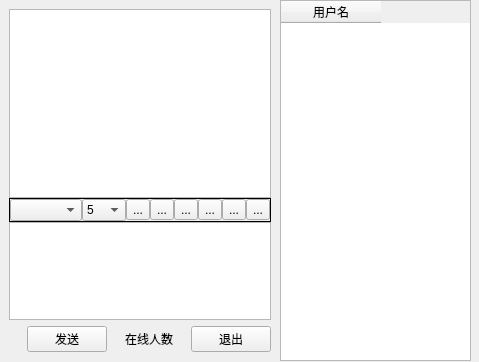
<?xml version="1.0" encoding="UTF-8"?>
<ui version="4.0">
 <class>Widget</class>
 <widget class="QWidget" name="Widget">
  <property name="geometry">
   <rect>
    <x>0</x>
    <y>0</y>
    <width>479</width>
    <height>362</height>
   </rect>
  </property>
  <property name="windowTitle">
   <string>Widget</string>
  </property>
  <widget class="QWidget" name="widget_8" native="true">
   <property name="geometry">
    <rect>
     <x>0</x>
     <y>0</y>
     <width>471</width>
     <height>361</height>
    </rect>
   </property>
   <layout class="QHBoxLayout" name="horizontalLayout_5">
    <property name="spacing">
     <number>0</number>
    </property>
    <property name="leftMargin">
     <number>0</number>
    </property>
    <property name="topMargin">
     <number>0</number>
    </property>
    <property name="rightMargin">
     <number>0</number>
    </property>
    <property name="bottomMargin">
     <number>0</number>
    </property>
    <item>
     <widget class="QWidget" name="exitBtn" native="true">
      <layout class="QVBoxLayout" name="verticalLayout_6">
       <item>
        <widget class="QWidget" name="widget_4" native="true">
         <layout class="QVBoxLayout" name="verticalLayout_5">
          <property name="spacing">
           <number>0</number>
          </property>
          <property name="leftMargin">
           <number>0</number>
          </property>
          <property name="topMargin">
           <number>0</number>
          </property>
          <property name="rightMargin">
           <number>0</number>
          </property>
          <property name="bottomMargin">
           <number>0</number>
          </property>
          <item>
           <layout class="QVBoxLayout" name="verticalLayout_4">
            <item>
             <widget class="QWidget" name="widget_2" native="true">
              <layout class="QVBoxLayout" name="verticalLayout_3">
               <property name="spacing">
                <number>0</number>
               </property>
               <property name="leftMargin">
                <number>0</number>
               </property>
               <property name="topMargin">
                <number>0</number>
               </property>
               <property name="rightMargin">
                <number>0</number>
               </property>
               <property name="bottomMargin">
                <number>0</number>
               </property>
               <item>
                <layout class="QVBoxLayout" name="verticalLayout_2">
                 <item>
                  <widget class="QTextBrowser" name="msgBrowser"/>
                 </item>
                 <item>
                  <widget class="QWidget" name="widget" native="true">
                   <layout class="QHBoxLayout" name="horizontalLayout">
                    <property name="spacing">
                     <number>0</number>
                    </property>
                    <property name="leftMargin">
                     <number>0</number>
                    </property>
                    <property name="topMargin">
                     <number>0</number>
                    </property>
                    <property name="rightMargin">
                     <number>0</number>
                    </property>
                    <property name="bottomMargin">
                     <number>0</number>
                    </property>
                   </layout>
                  </widget>
                 </item>
                 <item>
                  <widget class="QFrame" name="frame_2">
                   <property name="frameShape">
                    <enum>QFrame::Box</enum>
                   </property>
                   <layout class="QVBoxLayout" name="verticalLayout">
                    <property name="spacing">
                     <number>0</number>
                    </property>
                    <property name="leftMargin">
                     <number>0</number>
                    </property>
                    <property name="topMargin">
                     <number>0</number>
                    </property>
                    <property name="rightMargin">
                     <number>0</number>
                    </property>
                    <property name="bottomMargin">
                     <number>0</number>
                    </property>
                    <item>
                     <layout class="QHBoxLayout" name="horizontalLayout_2">
                      <property name="spacing">
                       <number>0</number>
                      </property>
                      <property name="topMargin">
                       <number>0</number>
                      </property>
                      <property name="bottomMargin">
                       <number>0</number>
                      </property>
                      <item>
                       <widget class="QComboBox" name="fontCbx"/>
                      </item>
                      <item>
                       <widget class="QComboBox" name="sizeCbx">
                        <item>
                         <property name="text">
                          <string>5</string>
                         </property>
                        </item>
                        <item>
                         <property name="text">
                          <string>6</string>
                         </property>
                        </item>
                        <item>
                         <property name="text">
                          <string>7</string>
                         </property>
                        </item>
                        <item>
                         <property name="text">
                          <string>8</string>
                         </property>
                        </item>
                        <item>
                         <property name="text">
                          <string>9</string>
                         </property>
                        </item>
                        <item>
                         <property name="text">
                          <string>10</string>
                         </property>
                        </item>
                        <item>
                         <property name="text">
                          <string>11</string>
                         </property>
                        </item>
                       </widget>
                      </item>
                      <item>
                       <widget class="QToolButton" name="boldBtn">
                        <property name="toolTip">
                         <string>加粗</string>
                        </property>
                        <property name="text">
                         <string>...</string>
                        </property>
                        <property name="checkable">
                         <bool>true</bool>
                        </property>
                       </widget>
                      </item>
                      <item>
                       <widget class="QToolButton" name="italicTbtn">
                        <property name="toolTip">
                         <string>倾斜</string>
                        </property>
                        <property name="text">
                         <string>...</string>
                        </property>
                        <property name="checkable">
                         <bool>true</bool>
                        </property>
                       </widget>
                      </item>
                      <item>
                       <widget class="QToolButton" name="underlineTBtn">
                        <property name="toolTip">
                         <string>下划线</string>
                        </property>
                        <property name="text">
                         <string>...</string>
                        </property>
                        <property name="checkable">
                         <bool>true</bool>
                        </property>
                       </widget>
                      </item>
                      <item>
                       <widget class="QToolButton" name="cpolorTBtn">
                        <property name="toolTip">
                         <string>颜色</string>
                        </property>
                        <property name="text">
                         <string>...</string>
                        </property>
                       </widget>
                      </item>
                      <item>
                       <widget class="QToolButton" name="saveTBtn">
                        <property name="toolTip">
                         <string>保存</string>
                        </property>
                        <property name="text">
                         <string>...</string>
                        </property>
                       </widget>
                      </item>
                      <item>
                       <widget class="QToolButton" name="clearTBtn">
                        <property name="toolTip">
                         <string>清空</string>
                        </property>
                        <property name="text">
                         <string>...</string>
                        </property>
                       </widget>
                      </item>
                     </layout>
                    </item>
                   </layout>
                  </widget>
                 </item>
                 <item>
                  <widget class="QTextEdit" name="msgtextEdit">
                   <property name="enabled">
                    <bool>true</bool>
                   </property>
                   <property name="maximumSize">
                    <size>
                     <width>16777215</width>
                     <height>100</height>
                    </size>
                   </property>
                   <property name="sizeIncrement">
                    <size>
                     <width>0</width>
                     <height>0</height>
                    </size>
                   </property>
                  </widget>
                 </item>
                 <item>
                  <widget class="QWidget" name="widget_3" native="true">
                   <layout class="QHBoxLayout" name="horizontalLayout_3">
                    <property name="spacing">
                     <number>0</number>
                    </property>
                    <property name="leftMargin">
                     <number>0</number>
                    </property>
                    <property name="topMargin">
                     <number>0</number>
                    </property>
                    <property name="rightMargin">
                     <number>0</number>
                    </property>
                    <property name="bottomMargin">
                     <number>0</number>
                    </property>
                   </layout>
                  </widget>
                 </item>
                </layout>
               </item>
              </layout>
             </widget>
            </item>
           </layout>
          </item>
         </layout>
        </widget>
       </item>
       <item>
        <widget class="QWidget" name="widget_5" native="true">
         <layout class="QHBoxLayout" name="horizontalLayout_4">
          <property name="spacing">
           <number>0</number>
          </property>
          <property name="leftMargin">
           <number>0</number>
          </property>
          <property name="topMargin">
           <number>0</number>
          </property>
          <property name="rightMargin">
           <number>0</number>
          </property>
          <property name="bottomMargin">
           <number>0</number>
          </property>
          <item>
           <spacer name="horizontalSpacer_3">
            <property name="orientation">
             <enum>Qt::Horizontal</enum>
            </property>
            <property name="sizeHint" stdset="0">
             <size>
              <width>40</width>
              <height>20</height>
             </size>
            </property>
           </spacer>
          </item>
          <item>
           <widget class="QPushButton" name="sendBtn">
            <property name="text">
             <string>发送</string>
            </property>
           </widget>
          </item>
          <item>
           <spacer name="horizontalSpacer">
            <property name="orientation">
             <enum>Qt::Horizontal</enum>
            </property>
            <property name="sizeHint" stdset="0">
             <size>
              <width>40</width>
              <height>20</height>
             </size>
            </property>
           </spacer>
          </item>
          <item>
           <widget class="QLabel" name="userNumLbl">
            <property name="text">
             <string>在线人数</string>
            </property>
           </widget>
          </item>
          <item>
           <spacer name="horizontalSpacer_2">
            <property name="orientation">
             <enum>Qt::Horizontal</enum>
            </property>
            <property name="sizeHint" stdset="0">
             <size>
              <width>40</width>
              <height>20</height>
             </size>
            </property>
           </spacer>
          </item>
          <item>
           <widget class="QPushButton" name="pushButton_2">
            <property name="text">
             <string>退出</string>
            </property>
           </widget>
          </item>
         </layout>
        </widget>
       </item>
      </layout>
     </widget>
    </item>
    <item>
     <widget class="QWidget" name="widget_7" native="true">
      <layout class="QVBoxLayout" name="verticalLayout_7">
       <property name="spacing">
        <number>0</number>
       </property>
       <property name="leftMargin">
        <number>0</number>
       </property>
       <property name="topMargin">
        <number>0</number>
       </property>
       <property name="rightMargin">
        <number>0</number>
       </property>
       <property name="bottomMargin">
        <number>0</number>
       </property>
       <item>
        <widget class="QTableWidget" name="usrTblWidget">
         <column>
          <property name="text">
           <string>用户名</string>
          </property>
         </column>
        </widget>
       </item>
      </layout>
     </widget>
    </item>
   </layout>
  </widget>
 </widget>
 <resources/>
 <connections/>
</ui>
